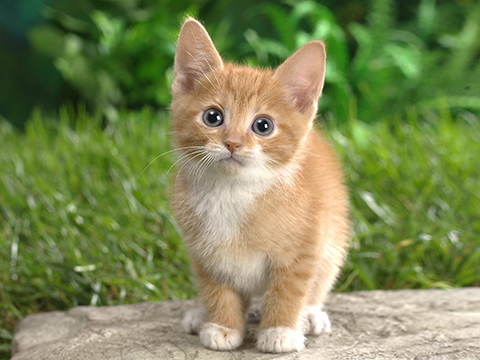
#> input picture image/cat.jpg, 480 x 360 px
$ python 13.color_space_5.py
#> lines starting #> are read from the running program, lines starting #| are printed output that depends on the picture
# 고양이 이미지의 H, S, V 값을 변경해서 각각의 이미지를 저장하기
# Hue:가로(색조), Saturation:세로(채도), Value:커서 상/하(밝기)
import cv2
import numpy as np

img = cv2.imread('image/cat.jpg')
#> img is the input picture: shape (360, 480, 3); mean B, G, R 85.7, 136, 125.8
HSV = cv2.cvtColor(img, cv2.COLOR_BGR2HSV)
#> HSV: shape (360, 480, 3); mean H, S, V 34.5, 116.9, 144.7
h, s, v = cv2.split(HSV)
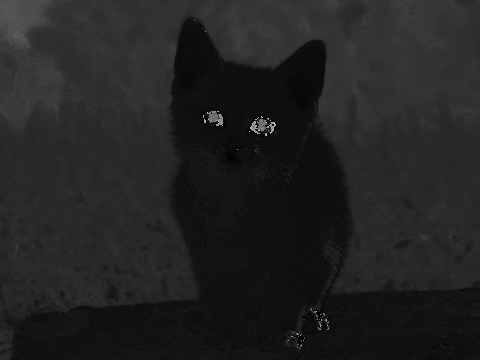
#> h: shape (360, 480); min 0, max 179, mean 34.5
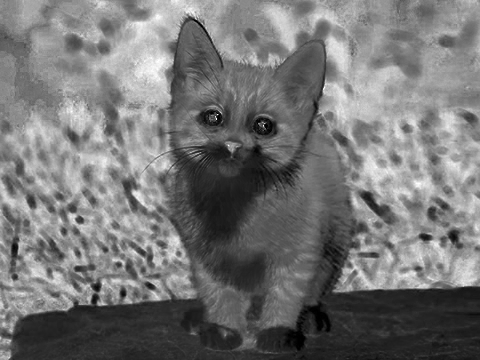
#> s: shape (360, 480); min 0, max 255, mean 116.9
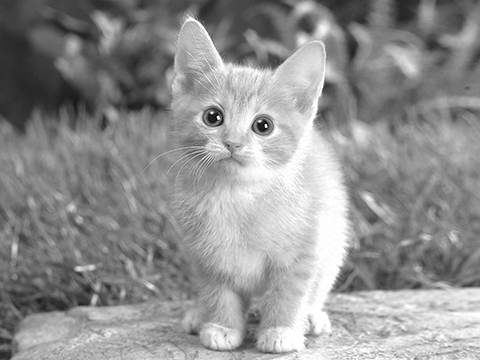
#> v: shape (360, 480); min 1, max 255, mean 144.7

dh = cv2.addWeighted(h, 1, h, 0, 180//2)    # 색조는 범위가 180까지 (90을 더하면 반대 색)
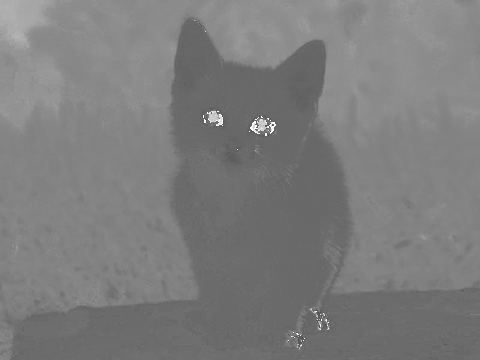
#> dh: shape (360, 480); min 90, max 255, mean 124.5
HSV_dh = cv2.merge((dh, s, v))
#> HSV_dh: shape (360, 480, 3); mean H, S, V 124.5, 116.9, 144.7
img_hue_plus = cv2.cvtColor(HSV_dh, cv2.COLOR_HSV2BGR)
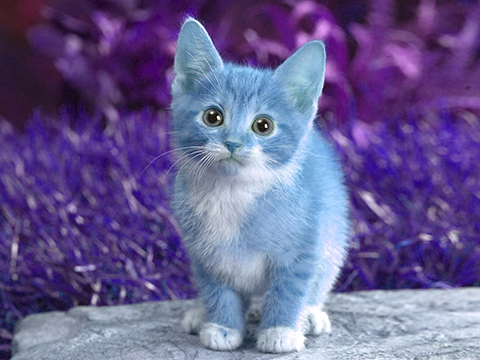
#> img_hue_plus: shape (360, 480, 3); mean B, G, R 144.5, 93.7, 103.9
cv2.imwrite('image/cat_hue_plus.png', img_hue_plus)

ds = cv2.addWeighted(s, 2, s, 0, 0)
HSV_ds1 = cv2.merge((h, ds, v))
#> HSV_ds1: shape (360, 480, 3); mean H, S, V 34.5, 199.3, 144.7
img_saturation_plus = cv2.cvtColor(HSV_ds1, cv2.COLOR_HSV2BGR)
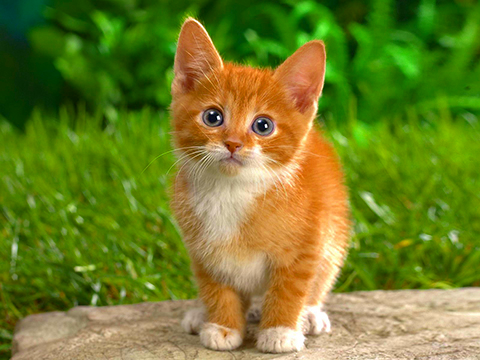
#> img_saturation_plus: shape (360, 480, 3); mean B, G, R 41.2, 127.1, 113.3
cv2.imwrite('image/cat_saturation_plus.png', img_saturation_plus)

ds = cv2.addWeighted(s, 0.5, s, 0, 0)
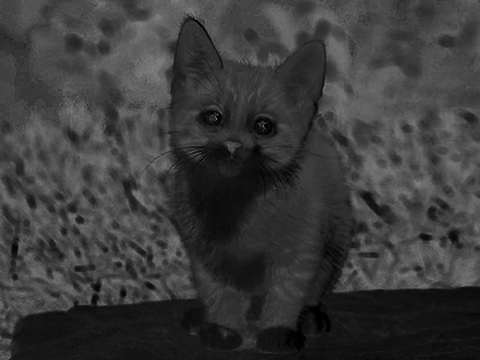
#> ds: shape (360, 480); min 0, max 128, mean 58.4
HSV_ds2 = cv2.merge((h, s, v))
img_saturation_minus = cv2.cvtColor(HSV_ds2, cv2.COLOR_HSV2BGR)
cv2.imwrite('image/cat_saturation_minus.png', img_saturation_minus)

while True:
    cv2.imshow("img", img)
    cv2.imshow('img_saturation_plus', img_saturation_plus)
    cv2.imshow('img_value_minus', img_saturation_minus)
    cv2.imshow('img_hue_plus', img_hue_plus)
    key = cv2.waitKeyEx()   # 화살표 키도 인식(mac에서 화살표 인식 안됨)
#> (key Esc is pressed here)
    if key == 27: break

$ run again, with image/face.jpg copied over image/cat.jpg
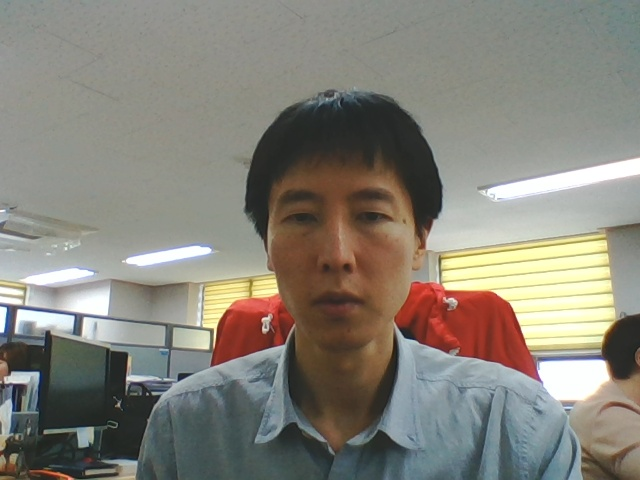
#> input picture image/face.jpg, 640 x 480 px
#> img is the input picture: shape (480, 640, 3); mean B, G, R 121.5, 130.9, 134.1
#> HSV: shape (480, 640, 3); mean H, S, V 48.9, 43.3, 139.6
#> `dh = cv2.addWeighted(h, 1, h, 0, 180//2)`:
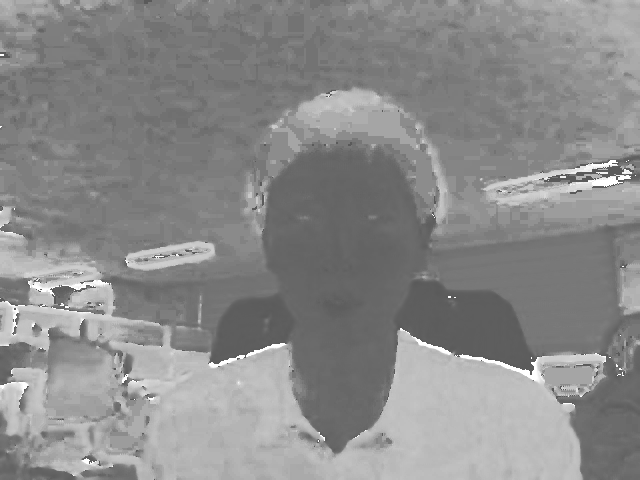
#> dh: shape (480, 640); min 90, max 255, mean 138.9
#> HSV_dh: shape (480, 640, 3); mean H, S, V 138.9, 43.3, 139.6
#> HSV_ds1: shape (480, 640, 3); mean H, S, V 48.9, 81.2, 139.6
#> `ds = cv2.addWeighted(s, 0.5, s, 0, 0)`:
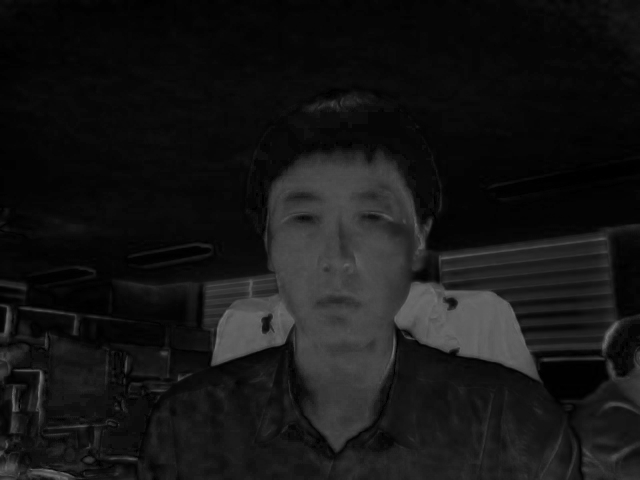
#> ds: shape (480, 640); min 0, max 118, mean 21.7
